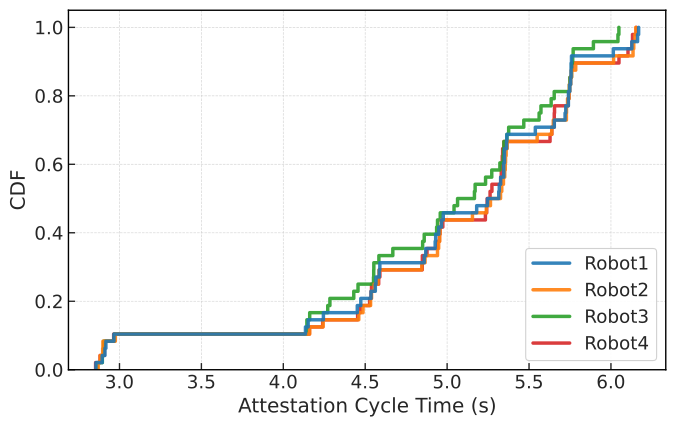

Write the Python code that produced this figure.
#!/usr/bin/env python3

import pandas as pd
import matplotlib.pyplot as plt
import seaborn as sns
from pathlib import Path
import sys

# ---- Config ----
INPUT_FILE = "../data/attestation-times/_summary/durations_raw.csv"
OUTPUT_FILE = "./cdfplot_attestation_cycle_time_by_robot.pdf"

TARGET_METRIC = "total_lifecycle"
TARGET_ROLE = "prover"

FONT_SCALE = 1.5
SPINES_WIDTH = 1.0
LINE_WIDTH = 2.5
FIG_SIZE = (7, 4.5)

def main():
    script_dir = Path(__file__).parent.resolve()
    # Try multiple paths to find the file
    csv_path = (script_dir / INPUT_FILE).resolve()

    if not csv_path.exists():
        print(f"[ERR] CSV not found at: {csv_path}")
        print("Did you run the updated 'summarize_attestation_durations.py' first?")
        sys.exit(1)

    df = pd.read_csv(csv_path)

    # Filter for the specific metric AND role
    df = df[
        (df["metric"] == TARGET_METRIC) & 
        (df["role"] == TARGET_ROLE)
    ].copy()

    if df.empty:
        print(f"[ERR] No data found for metric: {TARGET_METRIC} and role: {TARGET_ROLE}")
        sys.exit(1)

    # Sort Logic
    def sort_key(s):
        val = s.astype(str).str.extract(r"(\d+)").iloc[:, 0].astype(float)
        return val.fillna(999)

    df = df.sort_values(by="participant", key=sort_key).reset_index(drop=True)

    # Theme
    sns.set_theme(context="paper", style="ticks",
                  rc={"xtick.direction": "in", "ytick.direction": "in"},
                  font_scale=FONT_SCALE)

    ordered_labels = df["participant"].unique().tolist()
    palette = sns.color_palette("tab10", n_colors=len(ordered_labels))
    color_map = dict(zip(ordered_labels, palette))

    fig, ax = plt.subplots(figsize=FIG_SIZE)

    # Plot CDF
    sns.ecdfplot(
        data=df,
        x="duration_s",
        hue="participant",
        palette=color_map,
        linewidth=LINE_WIDTH,
        alpha=0.9,
        ax=ax
    )

    # Labels
    ax.set_ylabel("CDF")
    ax.set_xlabel("Attestation Cycle Time (s)")
    # ax.set_title(f"CDF of {TARGET_METRIC.replace('_', ' ').title()}")

    # Limits & Grid
    ax.set_ylim(0, 1.05)
    ax.set_axisbelow(True)
    ax.grid(axis="both", linestyle="--", linewidth=0.5, alpha=0.8)

    # Spines
    for side in ("top", "right", "bottom", "left"):
        ax.spines[side].set_color("black")
        ax.spines[side].set_linewidth(SPINES_WIDTH)

    # Legend
    sns.move_legend(ax, "lower right", frameon=True, framealpha=0.9, title=None)

    plt.tight_layout()
    out_path = script_dir / OUTPUT_FILE
    fig.savefig(out_path, dpi=300, bbox_inches="tight")
    print(f"[OK] Saved plot to: {out_path}")
    plt.close(fig)

if __name__ == "__main__":
    main()
